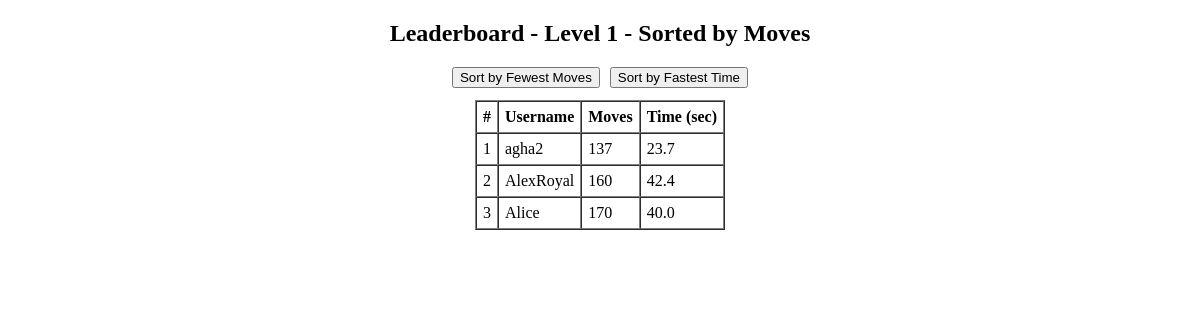
The page /game_leaderboard/moves/1 on the database as committed earlier.
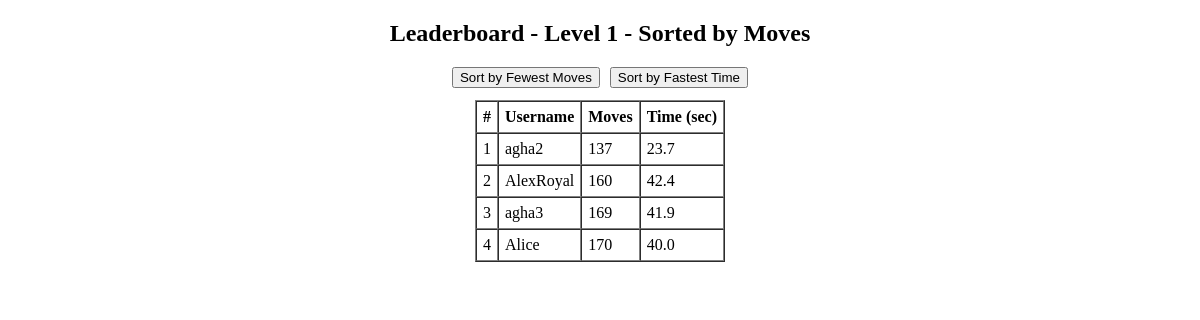
The same page on the database as committed later.
### server.py (models this page shows)
class ScoreMoves(db.Model):
    score_id = db.Column(db.Integer, primary_key=True)
    username = db.Column(db.String(20), nullable=False)
    level = db.Column(db.String(30), nullable=False)
    moves = db.Column(db.Integer, nullable=False)
    time_taken = db.Column(db.Float, nullable=False)
    __table_args__ = (
        db.UniqueConstraint('username', 'level', name='unique_username_level'),
    )

### server.py (the view)
@app.route('/game_leaderboard/moves/<level>')
def game_leaderboard_moves(level):
    scores = ScoreMoves.query.filter_by(level=level).order_by(ScoreMoves.moves.asc()).all()
    return render_template('gameleaderboard.html', scores=scores, selected_level=level, mode='moves')

### templates/gameleaderboard.html (shortened to what this page needs)
<!DOCTYPE html>
<html lang="en">
<head>
    <link rel="stylesheet" href="{{ url_for('static', filename='css/styleleaderboard.css') }}">
</head>
<body>
    <div class="leaderboard-container">
        <h2>Leaderboard - Level {{ selected_level }} - Sorted by {{ mode|capitalize }}</h2>
        <div class="sort-buttons">
            <form action="{{ url_for('game_leaderboard_moves', level=selected_level) }}" method="get">
                <button type="submit">Sort by Fewest Moves</button>
            </form>
            <form action="{{ url_for('game_leaderboard_time', level=selected_level) }}" method="get">
                <button type="submit">Sort by Fastest Time</button>
            </form>
        </div>
        <table border="1" cellspacing="0" cellpadding="6">
            <tr>
                <th>#</th>
                <th>Username</th>
                <th>Moves</th>
                <th>Time (sec)</th>
            </tr>
            {% for score in scores %}
            <tr>
                <td>{{ loop.index }}</td>
                <td>{{ score.username }}</td>
                <td>{{ score.moves }}</td>
                <td>{{ score.time_taken }}</td>
            </tr>
            {% endfor %}
        </table>
    </div>
</body>
</html>

Rows that differ between the two databases and show on the page:
added ScoreMoves: username "agha3", moves "169", time_taken "41.9"
